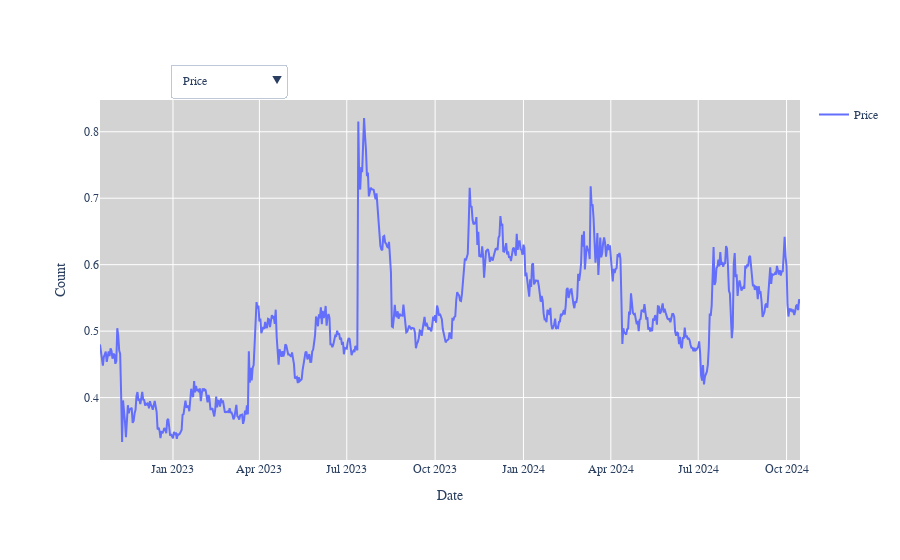

Source (notebook cell):
### Code cell
fig = go.Figure()

# Add the price chart (default)
fig.add_trace(go.Scatter(x=stock_data.index, y=stock_data['Close'], mode='lines', name='Price'))

# Add the RSI chart (initially hidden)
fig.add_trace(go.Scatter(x=stock_data.index, y=stock_data['RSI'], mode='lines', name='RSI', visible=False))

# Add the MACD chart (initially hidden)
fig.add_trace(go.Scatter(x=stock_data.index, y=stock_data['MACD'], mode='lines', name='MACD', visible=False))

# Add the Bollinger Bands chart (initially hidden)
fig.add_trace(go.Scatter(x=stock_data.index, y=stock_data['UB'], mode='lines', name='Upper Bollinger Band', visible=False, line=dict(color='red')))
fig.add_trace(go.Scatter(x=stock_data.index, y=stock_data['LB'], fill='tonexty', mode='lines', name='Lower Bollinger Band', visible=False, line=dict(color='green')))
fig.add_trace(go.Scatter(x=stock_data.index, y=stock_data['M20'], mode='lines', name='Middle Bollinger Band', visible=False, line=dict(color='blue')))
fig.add_trace(go.Scatter(x=stock_data.index, y=stock_data['Close'], mode='lines', name='Price (Bollinger)', visible=False, line=dict(color='black')))

# Define the buttons for dropdown menu
buttons = [
    dict(label='Price', method='update', args=[{'visible': [True, False, False, False, False, False, False]}, {'title': 'Stock market line plot in USD'}]),
    dict(label='RSI', method='update', args=[{'visible': [False, True, False, False, False, False, False]}, {'title': 'RSI Indicator'}]),
    dict(label='MACD', method='update', args=[{'visible': [False, False, True, False, False, False, False]}, {'title': 'MACD Indicator'}]),
    dict(label='Bollinger Bands', method='update', args=[{'visible': [False, False, False, True, True, True, True]}, {'title': 'Bollinger Bands'}])
]

# Create the dropdown menu
dropdown = go.layout.Updatemenu(
    buttons=buttons,
    direction='down',
    showactive=True,
    xanchor='left',
    yanchor='top',
    x=0.1,
    y=1.1
)

# Update layout to include dropdown menu and other customizations
fig.update_layout(
    updatemenus=[dropdown],
    plot_bgcolor='lightgray',   # Background color of the plotting area
    font=dict(family='Arial', size=12),
    title_font=dict(size=20),
    title_x=0.5,
    xaxis_title='Date',
    yaxis_title='Count',
    hoverlabel=dict(bgcolor='lightgrey', font_size=14),
    margin=dict(l=100, r=100, t=100, b=100),
    showlegend=True
)

# Show the figure
fig.show()

### Figure 1 — Plotly figure (JSON) as saved in the notebook; plotly's stock layout.template omitted (floating-point values rounded to 4 significant figures; data arrays with more than 128 entries replaced by an {"elided": "..."} marker saying what was removed)
{"data": [{"mode": "lines", "name": "Price", "type": "scatter", "x": {"elided": "730 str values"}, "y": {"elided": "730 float values"}}, {"mode": "lines", "name": "RSI", "type": "scatter", "visible": false, "x": {"elided": "730 str values"}, "y": {"elided": "730 float values"}}, {"mode": "lines", "name": "MACD", "type": "scatter", "visible": false, "x": {"elided": "730 str values"}, "y": {"elided": "730 float values"}}, {"line": {"color": "red"}, "mode": "lines", "name": "Upper Bollinger Band", "type": "scatter", "visible": false, "x": {"elided": "730 str values"}, "y": {"elided": "730 float values"}}, {"fill": "tonexty", "line": {"color": "green"}, "mode": "lines", "name": "Lower Bollinger Band", "type": "scatter", "visible": false, "x": {"elided": "730 str values"}, "y": {"elided": "730 float values"}}, {"line": {"color": "blue"}, "mode": "lines", "name": "Middle Bollinger Band", "type": "scatter", "visible": false, "x": {"elided": "730 str values"}, "y": {"elided": "730 float values"}}, {"line": {"color": "black"}, "mode": "lines", "name": "Price (Bollinger)", "type": "scatter", "visible": false, "x": {"elided": "730 str values"}, "y": {"elided": "730 float values"}}], "layout": {"font": {"family": "Arial", "size": 12}, "hoverlabel": {"bgcolor": "lightgrey", "font": {"size": 14}}, "margin": {"b": 100, "l": 100, "r": 100, "t": 100}, "plot_bgcolor": "lightgray", "showlegend": true, "title": {"font": {"size": 20}, "x": 0.5}, "updatemenus": [{"buttons": [{"args": [{"visible": [true, false, false, false, false, false, false]}, {"title": "Stock market line plot in USD"}], "label": "Price", "method": "update"}, {"args": [{"visible": [false, true, false, false, false, false, false]}, {"title": "RSI Indicator"}], "label": "RSI", "method": "update"}, {"args": [{"visible": [false, false, true, false, false, false, false]}, {"title": "MACD Indicator"}], "label": "MACD", "method": "update"}, {"args": [{"visible": [false, false, false, true, true, true, true]}, {"title": "Bollinger Bands"}], "label": "Bollinger Bands", "method": "update"}], "direction": "down", "showactive": true, "x": 0.1, "xanchor": "left", "y": 1.1, "yanchor": "top"}], "xaxis": {"title": {"text": "Date"}}, "yaxis": {"title": {"text": "Count"}}}}
